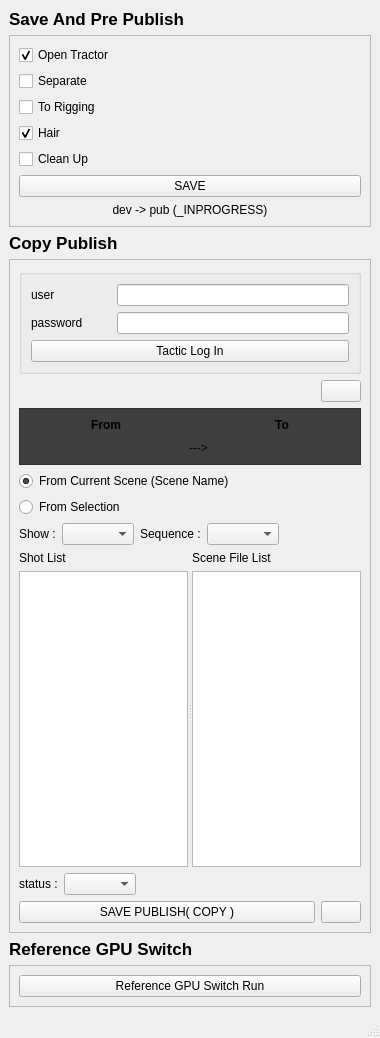
<?xml version="1.0" encoding="UTF-8"?>
<ui version="4.0">
 <class>MainWindow</class>
 <widget class="QMainWindow" name="MainWindow">
  <property name="geometry">
   <rect>
    <x>0</x>
    <y>0</y>
    <width>380</width>
    <height>1038</height>
   </rect>
  </property>
  <property name="font">
   <font>
    <weight>50</weight>
    <bold>false</bold>
   </font>
  </property>
  <property name="windowTitle">
   <string>MainWindow</string>
  </property>
  <widget class="QWidget" name="centralwidget">
   <layout class="QVBoxLayout" name="verticalLayout_8">
    <item>
     <widget class="QLabel" name="label_8">
      <property name="sizePolicy">
       <sizepolicy hsizetype="Fixed" vsizetype="Fixed">
        <horstretch>0</horstretch>
        <verstretch>0</verstretch>
       </sizepolicy>
      </property>
      <property name="font">
       <font>
        <pointsize>13</pointsize>
        <weight>75</weight>
        <bold>true</bold>
       </font>
      </property>
      <property name="text">
       <string>Save And Pre Publish</string>
      </property>
      <property name="alignment">
       <set>Qt::AlignLeading|Qt::AlignLeft|Qt::AlignVCenter</set>
      </property>
     </widget>
    </item>
    <item>
     <widget class="QFrame" name="frame_5">
      <property name="sizePolicy">
       <sizepolicy hsizetype="Preferred" vsizetype="Fixed">
        <horstretch>0</horstretch>
        <verstretch>0</verstretch>
       </sizepolicy>
      </property>
      <property name="frameShape">
       <enum>QFrame::StyledPanel</enum>
      </property>
      <property name="frameShadow">
       <enum>QFrame::Raised</enum>
      </property>
      <layout class="QVBoxLayout" name="verticalLayout_4">
       <item>
        <widget class="QCheckBox" name="tractorOpen_checkBox">
         <property name="text">
          <string>Open Tractor</string>
         </property>
         <property name="checkable">
          <bool>true</bool>
         </property>
         <property name="checked">
          <bool>true</bool>
         </property>
        </widget>
       </item>
       <item>
        <widget class="QCheckBox" name="separate_checkBox">
         <property name="text">
          <string>Separate</string>
         </property>
        </widget>
       </item>
       <item>
        <widget class="QCheckBox" name="retimeData_checkBox">
         <property name="text">
          <string>To Rigging</string>
         </property>
        </widget>
       </item>
       <item>
        <widget class="QCheckBox" name="nextHairTask_checkBox">
         <property name="text">
          <string>Hair </string>
         </property>
         <property name="checked">
          <bool>true</bool>
         </property>
        </widget>
       </item>
       <item>
        <widget class="QCheckBox" name="cleanup_checkBox">
         <property name="text">
          <string>Clean Up</string>
         </property>
        </widget>
       </item>
       <item>
        <widget class="QPushButton" name="save_pushButton">
         <property name="sizePolicy">
          <sizepolicy hsizetype="Minimum" vsizetype="Fixed">
           <horstretch>0</horstretch>
           <verstretch>0</verstretch>
          </sizepolicy>
         </property>
         <property name="minimumSize">
          <size>
           <width>0</width>
           <height>0</height>
          </size>
         </property>
         <property name="text">
          <string>SAVE</string>
         </property>
        </widget>
       </item>
       <item>
        <widget class="QLabel" name="label_2">
         <property name="text">
          <string>dev -&gt; pub (_INPROGRESS)</string>
         </property>
         <property name="alignment">
          <set>Qt::AlignCenter</set>
         </property>
        </widget>
       </item>
      </layout>
     </widget>
    </item>
    <item>
     <widget class="QLabel" name="label_10">
      <property name="sizePolicy">
       <sizepolicy hsizetype="Preferred" vsizetype="Fixed">
        <horstretch>0</horstretch>
        <verstretch>0</verstretch>
       </sizepolicy>
      </property>
      <property name="font">
       <font>
        <pointsize>13</pointsize>
        <weight>75</weight>
        <bold>true</bold>
       </font>
      </property>
      <property name="text">
       <string>Copy Publish</string>
      </property>
      <property name="alignment">
       <set>Qt::AlignLeading|Qt::AlignLeft|Qt::AlignVCenter</set>
      </property>
     </widget>
    </item>
    <item>
     <widget class="QFrame" name="frame_2">
      <property name="frameShape">
       <enum>QFrame::StyledPanel</enum>
      </property>
      <property name="frameShadow">
       <enum>QFrame::Raised</enum>
      </property>
      <layout class="QVBoxLayout" name="verticalLayout_7">
       <item>
        <widget class="QGroupBox" name="login_groupBox">
         <property name="sizePolicy">
          <sizepolicy hsizetype="Preferred" vsizetype="Fixed">
           <horstretch>0</horstretch>
           <verstretch>0</verstretch>
          </sizepolicy>
         </property>
         <property name="title">
          <string/>
         </property>
         <layout class="QGridLayout" name="gridLayout_2">
          <item row="1" column="0">
           <layout class="QHBoxLayout" name="horizontalLayout_8">
            <item>
             <widget class="QLabel" name="label_15">
              <property name="minimumSize">
               <size>
                <width>80</width>
                <height>0</height>
               </size>
              </property>
              <property name="text">
               <string>password</string>
              </property>
             </widget>
            </item>
            <item>
             <widget class="QLineEdit" name="password_lineEdit"/>
            </item>
           </layout>
          </item>
          <item row="0" column="0">
           <layout class="QHBoxLayout" name="horizontalLayout_7">
            <item>
             <widget class="QLabel" name="label_14">
              <property name="minimumSize">
               <size>
                <width>80</width>
                <height>0</height>
               </size>
              </property>
              <property name="text">
               <string>user</string>
              </property>
             </widget>
            </item>
            <item>
             <widget class="QLineEdit" name="user_lineEdit"/>
            </item>
           </layout>
          </item>
          <item row="2" column="0">
           <widget class="QPushButton" name="login_pushButton">
            <property name="text">
             <string>Tactic Log In</string>
            </property>
           </widget>
          </item>
         </layout>
        </widget>
       </item>
       <item>
        <layout class="QHBoxLayout" name="horizontalLayout_4">
         <item>
          <spacer name="horizontalSpacer_5">
           <property name="orientation">
            <enum>Qt::Horizontal</enum>
           </property>
           <property name="sizeHint" stdset="0">
            <size>
             <width>40</width>
             <height>20</height>
            </size>
           </property>
          </spacer>
         </item>
         <item>
          <widget class="QPushButton" name="refresh_Button">
           <property name="sizePolicy">
            <sizepolicy hsizetype="Fixed" vsizetype="Fixed">
             <horstretch>0</horstretch>
             <verstretch>0</verstretch>
            </sizepolicy>
           </property>
           <property name="text">
            <string/>
           </property>
          </widget>
         </item>
        </layout>
       </item>
       <item>
        <widget class="QFrame" name="frame">
         <property name="sizePolicy">
          <sizepolicy hsizetype="Preferred" vsizetype="Fixed">
           <horstretch>0</horstretch>
           <verstretch>0</verstretch>
          </sizepolicy>
         </property>
         <property name="styleSheet">
          <string notr="true">background-color: rgb(62, 62, 62);</string>
         </property>
         <property name="frameShape">
          <enum>QFrame::StyledPanel</enum>
         </property>
         <property name="frameShadow">
          <enum>QFrame::Raised</enum>
         </property>
         <layout class="QGridLayout" name="gridLayout">
          <item row="0" column="0">
           <layout class="QHBoxLayout" name="horizontalLayout_2">
            <item>
             <spacer name="horizontalSpacer_3">
              <property name="orientation">
               <enum>Qt::Horizontal</enum>
              </property>
              <property name="sizeHint" stdset="0">
               <size>
                <width>40</width>
                <height>20</height>
               </size>
              </property>
             </spacer>
            </item>
            <item>
             <layout class="QVBoxLayout" name="verticalLayout_2">
              <item>
               <widget class="QLabel" name="label_5">
                <property name="font">
                 <font>
                  <weight>75</weight>
                  <bold>true</bold>
                 </font>
                </property>
                <property name="text">
                 <string>From</string>
                </property>
                <property name="alignment">
                 <set>Qt::AlignCenter</set>
                </property>
               </widget>
              </item>
              <item>
               <widget class="QLabel" name="label_OriName">
                <property name="font">
                 <font>
                  <pointsize>11</pointsize>
                  <weight>75</weight>
                  <bold>true</bold>
                 </font>
                </property>
                <property name="styleSheet">
                 <string notr="true">color: rgb(255, 80, 83);</string>
                </property>
                <property name="text">
                 <string/>
                </property>
               </widget>
              </item>
             </layout>
            </item>
            <item>
             <spacer name="horizontalSpacer">
              <property name="orientation">
               <enum>Qt::Horizontal</enum>
              </property>
              <property name="sizeHint" stdset="0">
               <size>
                <width>40</width>
                <height>20</height>
               </size>
              </property>
             </spacer>
            </item>
            <item>
             <layout class="QVBoxLayout" name="verticalLayout_3">
              <item>
               <widget class="QLabel" name="label_9">
                <property name="text">
                 <string/>
                </property>
               </widget>
              </item>
              <item>
               <widget class="QLabel" name="label_6">
                <property name="text">
                 <string>---&gt;</string>
                </property>
               </widget>
              </item>
             </layout>
            </item>
            <item>
             <spacer name="horizontalSpacer_2">
              <property name="orientation">
               <enum>Qt::Horizontal</enum>
              </property>
              <property name="sizeHint" stdset="0">
               <size>
                <width>40</width>
                <height>20</height>
               </size>
              </property>
             </spacer>
            </item>
            <item>
             <layout class="QVBoxLayout" name="verticalLayout">
              <item>
               <widget class="QLabel" name="label_7">
                <property name="font">
                 <font>
                  <weight>75</weight>
                  <bold>true</bold>
                 </font>
                </property>
                <property name="text">
                 <string>To</string>
                </property>
                <property name="alignment">
                 <set>Qt::AlignCenter</set>
                </property>
               </widget>
              </item>
              <item>
               <widget class="QLabel" name="label_NewName">
                <property name="font">
                 <font>
                  <pointsize>11</pointsize>
                  <weight>75</weight>
                  <bold>true</bold>
                 </font>
                </property>
                <property name="styleSheet">
                 <string notr="true">color: rgb(255, 80, 83);</string>
                </property>
                <property name="text">
                 <string/>
                </property>
               </widget>
              </item>
             </layout>
            </item>
            <item>
             <spacer name="horizontalSpacer_4">
              <property name="orientation">
               <enum>Qt::Horizontal</enum>
              </property>
              <property name="sizeHint" stdset="0">
               <size>
                <width>40</width>
                <height>20</height>
               </size>
              </property>
             </spacer>
            </item>
           </layout>
          </item>
         </layout>
        </widget>
       </item>
       <item>
        <widget class="QRadioButton" name="radioButton_fromCurrent">
         <property name="text">
          <string>From Current Scene (Scene Name)</string>
         </property>
         <property name="checked">
          <bool>true</bool>
         </property>
        </widget>
       </item>
       <item>
        <widget class="QRadioButton" name="radioButton_fromSelection">
         <property name="text">
          <string>From Selection</string>
         </property>
        </widget>
       </item>
       <item>
        <layout class="QHBoxLayout" name="horizontalLayout">
         <property name="sizeConstraint">
          <enum>QLayout::SetDefaultConstraint</enum>
         </property>
         <item>
          <widget class="QLabel" name="label">
           <property name="sizePolicy">
            <sizepolicy hsizetype="Preferred" vsizetype="Fixed">
             <horstretch>0</horstretch>
             <verstretch>0</verstretch>
            </sizepolicy>
           </property>
           <property name="text">
            <string>Show :</string>
           </property>
          </widget>
         </item>
         <item>
          <widget class="QComboBox" name="showList_comboBox"/>
         </item>
         <item>
          <widget class="QLabel" name="label_13">
           <property name="sizePolicy">
            <sizepolicy hsizetype="Preferred" vsizetype="Fixed">
             <horstretch>0</horstretch>
             <verstretch>0</verstretch>
            </sizepolicy>
           </property>
           <property name="text">
            <string>Sequence :</string>
           </property>
          </widget>
         </item>
         <item>
          <widget class="QComboBox" name="seqList_comboBox"/>
         </item>
         <item>
          <spacer name="horizontalSpacer_6">
           <property name="sizePolicy">
            <sizepolicy hsizetype="Expanding" vsizetype="Minimum">
             <horstretch>0</horstretch>
             <verstretch>0</verstretch>
            </sizepolicy>
           </property>
           <property name="orientation">
            <enum>Qt::Horizontal</enum>
           </property>
           <property name="sizeType">
            <enum>QSizePolicy::Expanding</enum>
           </property>
           <property name="sizeHint" stdset="0">
            <size>
             <width>40</width>
             <height>20</height>
            </size>
           </property>
          </spacer>
         </item>
        </layout>
       </item>
       <item>
        <widget class="QSplitter" name="splitter">
         <property name="orientation">
          <enum>Qt::Horizontal</enum>
         </property>
         <widget class="QWidget" name="layoutWidget">
          <layout class="QVBoxLayout" name="verticalLayout_5">
           <item>
            <widget class="QLabel" name="label_11">
             <property name="text">
              <string>Shot List</string>
             </property>
            </widget>
           </item>
           <item>
            <widget class="QListWidget" name="shotList_listWidget">
             <property name="selectionMode">
              <enum>QAbstractItemView::ExtendedSelection</enum>
             </property>
            </widget>
           </item>
          </layout>
         </widget>
         <widget class="QWidget" name="layoutWidget">
          <layout class="QVBoxLayout" name="verticalLayout_6">
           <item>
            <widget class="QLabel" name="label_12">
             <property name="text">
              <string>Scene File List</string>
             </property>
            </widget>
           </item>
           <item>
            <widget class="QListWidget" name="sceneList_listWidget"/>
           </item>
          </layout>
         </widget>
        </widget>
       </item>
       <item>
        <layout class="QHBoxLayout" name="horizontalLayout_6">
         <item>
          <layout class="QHBoxLayout" name="horizontalLayout_5">
           <item>
            <widget class="QLabel" name="label_3">
             <property name="text">
              <string>status :</string>
             </property>
            </widget>
           </item>
           <item>
            <widget class="QComboBox" name="status_comboBox"/>
           </item>
          </layout>
         </item>
         <item>
          <spacer name="horizontalSpacer_7">
           <property name="orientation">
            <enum>Qt::Horizontal</enum>
           </property>
           <property name="sizeHint" stdset="0">
            <size>
             <width>40</width>
             <height>20</height>
            </size>
           </property>
          </spacer>
         </item>
        </layout>
       </item>
       <item>
        <layout class="QHBoxLayout" name="horizontalLayout_3">
         <item>
          <widget class="QPushButton" name="savePublish_pushButton">
           <property name="sizePolicy">
            <sizepolicy hsizetype="Minimum" vsizetype="Fixed">
             <horstretch>0</horstretch>
             <verstretch>0</verstretch>
            </sizepolicy>
           </property>
           <property name="minimumSize">
            <size>
             <width>0</width>
             <height>0</height>
            </size>
           </property>
           <property name="text">
            <string>SAVE PUBLISH( COPY )</string>
           </property>
          </widget>
         </item>
         <item>
          <widget class="QPushButton" name="browse_Button">
           <property name="sizePolicy">
            <sizepolicy hsizetype="Fixed" vsizetype="Fixed">
             <horstretch>0</horstretch>
             <verstretch>0</verstretch>
            </sizepolicy>
           </property>
           <property name="text">
            <string/>
           </property>
          </widget>
         </item>
        </layout>
       </item>
      </layout>
     </widget>
    </item>
    <item>
     <widget class="QLabel" name="label_4">
      <property name="sizePolicy">
       <sizepolicy hsizetype="Preferred" vsizetype="Fixed">
        <horstretch>0</horstretch>
        <verstretch>0</verstretch>
       </sizepolicy>
      </property>
      <property name="font">
       <font>
        <pointsize>13</pointsize>
        <weight>75</weight>
        <bold>true</bold>
       </font>
      </property>
      <property name="text">
       <string>Reference GPU Switch</string>
      </property>
      <property name="alignment">
       <set>Qt::AlignLeading|Qt::AlignLeft|Qt::AlignVCenter</set>
      </property>
     </widget>
    </item>
    <item>
     <widget class="QFrame" name="frame_4">
      <property name="sizePolicy">
       <sizepolicy hsizetype="Preferred" vsizetype="Fixed">
        <horstretch>0</horstretch>
        <verstretch>0</verstretch>
       </sizepolicy>
      </property>
      <property name="frameShape">
       <enum>QFrame::StyledPanel</enum>
      </property>
      <property name="frameShadow">
       <enum>QFrame::Raised</enum>
      </property>
      <layout class="QGridLayout" name="gridLayout_5">
       <item row="1" column="0">
        <widget class="QPushButton" name="RGSR_pushButton">
         <property name="sizePolicy">
          <sizepolicy hsizetype="Minimum" vsizetype="Fixed">
           <horstretch>0</horstretch>
           <verstretch>0</verstretch>
          </sizepolicy>
         </property>
         <property name="minimumSize">
          <size>
           <width>0</width>
           <height>0</height>
          </size>
         </property>
         <property name="text">
          <string>Reference GPU Switch Run</string>
         </property>
        </widget>
       </item>
      </layout>
     </widget>
    </item>
   </layout>
  </widget>
  <widget class="QMenuBar" name="menubar">
   <property name="geometry">
    <rect>
     <x>0</x>
     <y>0</y>
     <width>380</width>
     <height>27</height>
    </rect>
   </property>
  </widget>
  <widget class="QStatusBar" name="statusbar"/>
 </widget>
 <resources/>
 <connections/>
</ui>
